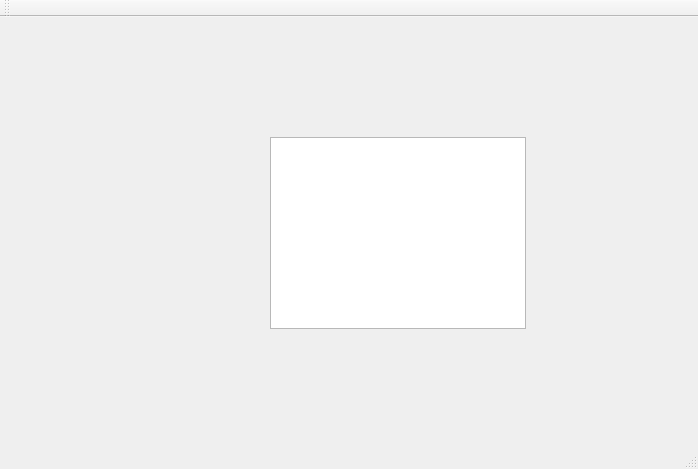
<?xml version="1.0" encoding="UTF-8"?>
<ui version="4.0">
 <class>DataCollectClass</class>
 <widget class="QMainWindow" name="DataCollectClass">
  <property name="geometry">
   <rect>
    <x>0</x>
    <y>0</y>
    <width>698</width>
    <height>469</height>
   </rect>
  </property>
  <property name="windowTitle">
   <string>DataCollect</string>
  </property>
  <widget class="QWidget" name="centralWidget">
   <widget class="Ui_Config" name="tableView">
    <property name="geometry">
     <rect>
      <x>270</x>
      <y>120</y>
      <width>256</width>
      <height>192</height>
     </rect>
    </property>
   </widget>
  </widget>
  <widget class="QMenuBar" name="menuBar">
   <property name="geometry">
    <rect>
     <x>0</x>
     <y>0</y>
     <width>698</width>
     <height>21</height>
    </rect>
   </property>
  </widget>
  <widget class="QToolBar" name="mainToolBar">
   <attribute name="toolBarArea">
    <enum>TopToolBarArea</enum>
   </attribute>
   <attribute name="toolBarBreak">
    <bool>false</bool>
   </attribute>
  </widget>
  <widget class="QStatusBar" name="statusBar"/>
 </widget>
 <layoutdefault spacing="6" margin="11"/>
 <customwidgets>
  <customwidget>
   <class>Ui_Config</class>
   <extends>QTableView</extends>
   <header location="global">ui_config.h</header>
  </customwidget>
 </customwidgets>
 <resources>
  <include location="datacollect.qrc"/>
 </resources>
 <connections/>
</ui>
